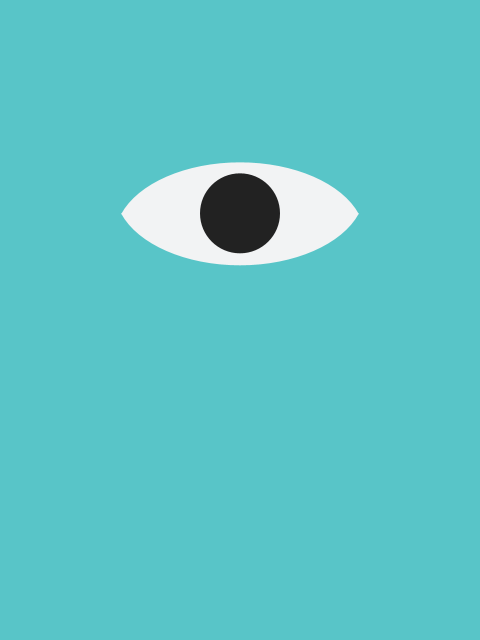
Frame 1 (no input)
Frame 2 (the mouse pressed at the canvas centre, redrawn once): identical to frame 1, image omitted

The Processing sketch that drew this single still picture (run headless with seeded random() and noise(); the mouse was pressed at the canvas centre and the sketch redrawn once):

// Processing sketch: monsters_inc
// ── monsters_inc.pde
// Manuale di Programmazione Cinematografica
// Daniele Olmisani, 2015

// Monsters, Inc


final color PAPER = color(88, 197, 200);
final color INK1= color(242, 243, 244);
final color INK2 = color(34, 34, 34);

void setup() {
  
  size(480, 640);
  noLoop();
}


void draw() {
  
  translate(width/2.0, height/3.0);
  
  background(PAPER);
  
  noStroke();
  ellipseMode(CENTER);
  
  fill(INK1);
  arc(0, 24, 250, 150, PI+PI/10.0, TWO_PI-PI/10.0, CHORD);
  arc(0, -23, 250, 150, 0+PI/10.0, PI-PI/10.0, CHORD);
  
  fill(INK2);
  ellipse(0, 0, 80, 80);
  
  save("monsters-inc.png");
}
